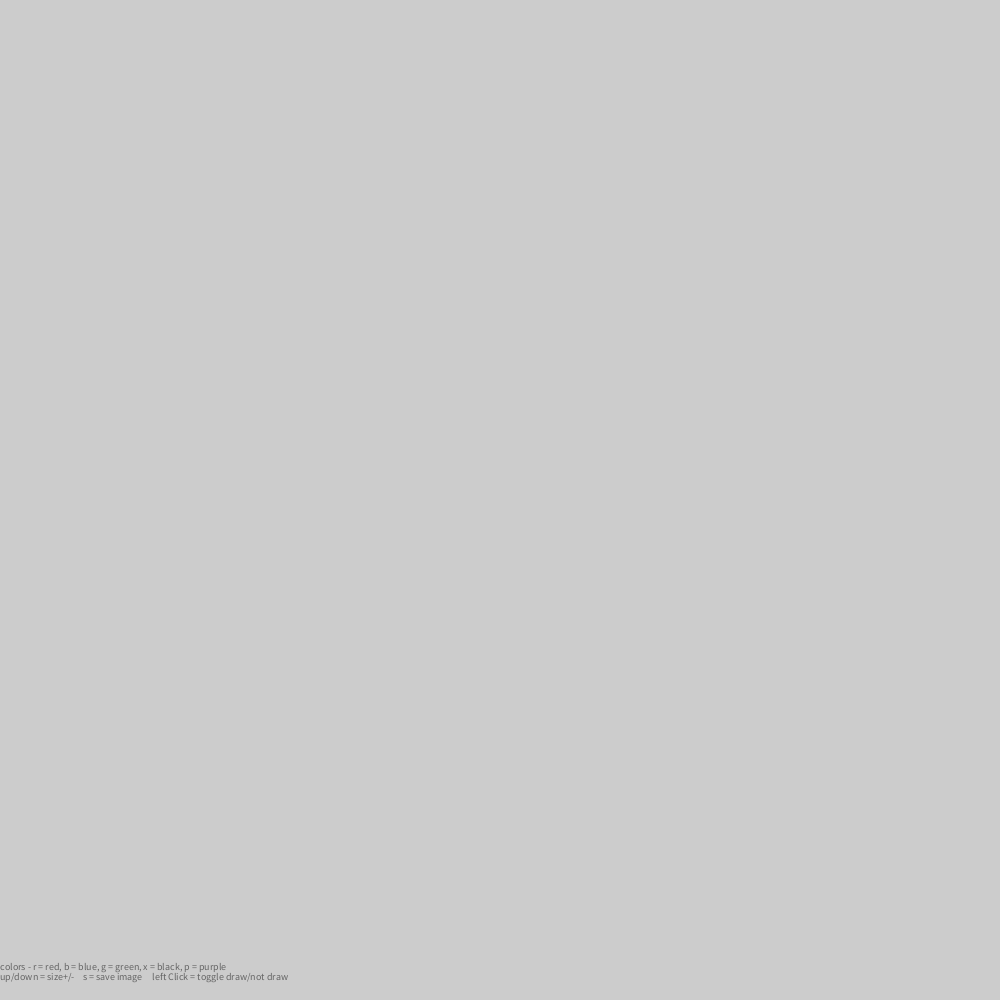
Frame 1 (no input)
Frame 60 (the mouse pressed at the canvas centre just before this capture): identical to frame 1, image omitted
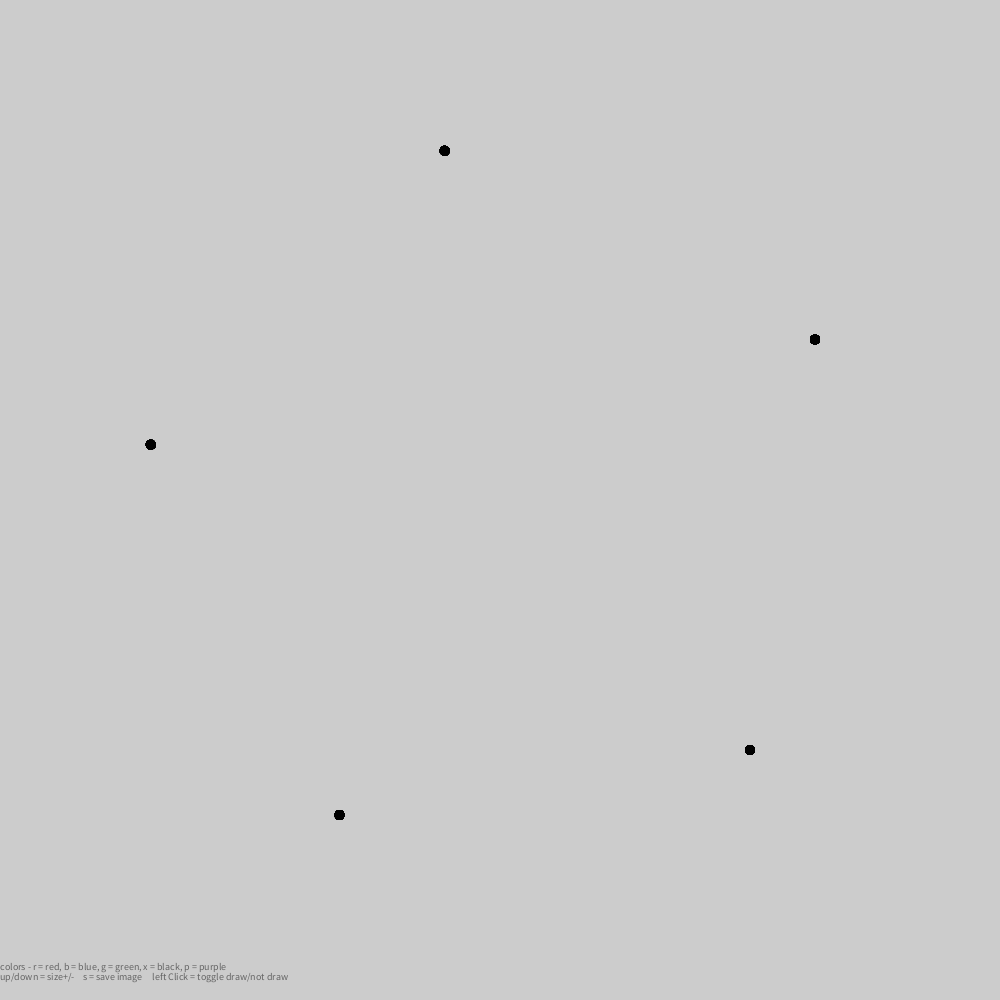
Frame 120 (the mouse held since frame 60 and released just before this capture)

The Processing sketch that drew these frames (run headless with seeded random() and noise(); from frame 60 on, the mouse is pressed at the canvas centre):

// Processing sketch: sketch_drawing2
// ── sketch_drawing2.pde
//Symmetrical drawing automated

int r,g,b,size,alpha,bg;
float x , y;
float angle, freq;



void setup(){
  size(1000,1000);
  size = 10;
  alpha = 0;
  cursor(CROSS);
  bg = 90;
  x = width/2;
  y = height/2;
  
  //writes key
  textSize(10);
  fill(100);
  text("colors - r = red, b = blue, g = green, x = black, p = purple" , 0, height-30);
  text("up/down = size+/-    s = save image     left Click = toggle draw/not draw", 0, height-20);
}

void draw(){
  fill(190);
  pushMatrix();
  translate(width/2, height/2);
  x = mouseX/2;
  y = mouseY/2;
  //rect(0,0,width, height);
  fill(r,g,b,alpha);
  noStroke();
  //just does random symmetrical dots
  //float x = random(width);
  //float y = random(height);
  ellipse(x,y,size,size);
  pushMatrix();
  rotate(radians(72));
  ellipse(x,y,size,size); 
  popMatrix();
  pushMatrix();
  rotate(radians(144));
  ellipse(x,y,size,size); 
  popMatrix();
  pushMatrix();
  rotate(radians(216));
  ellipse(x,y,size,size); 
  popMatrix();
   pushMatrix();
  rotate(radians(288));
  ellipse(x,y,size,size); 
  popMatrix();
  popMatrix();

}

void keyPressed(){
  //change the color
  if (key == 'r'){
    r = 142;
    g = 11;
    b = 11;
  }
  else if (key == 'g'){
    r = 38;
    g = 119;
    b = 31;
  }
  else if (key == 'b'){
    r = 11;
    g = 33;
    b = 142;
  }else if (key == 'p'){
    r = 82;
    g = 7;
    b = 109;
  }else if (key == 'x'){
    r = 0;
    g = 0;
    b = 0;
  }
  
  //adjust the size
  else if (keyCode == UP){
   size += 10; 
  }else if (keyCode == DOWN){
   size -= 10; 
  }
  //start over and change the color of the background
  else if (keyCode == ENTER){
    fill(bg);
    rect(0,0 ,width, height);
  }
  else if (keyCode == RIGHT){
   bg += 10; 
  }
  else if (keyCode == LEFT){
   bg -= 10; 
  }
    
  
  //save the image
  else if (key == 's'){
    save("drawing.png");
  }
}

void mousePressed(){
 if (alpha == 0){
   alpha = 255;
 }else{
   alpha = 0;
 }
}
